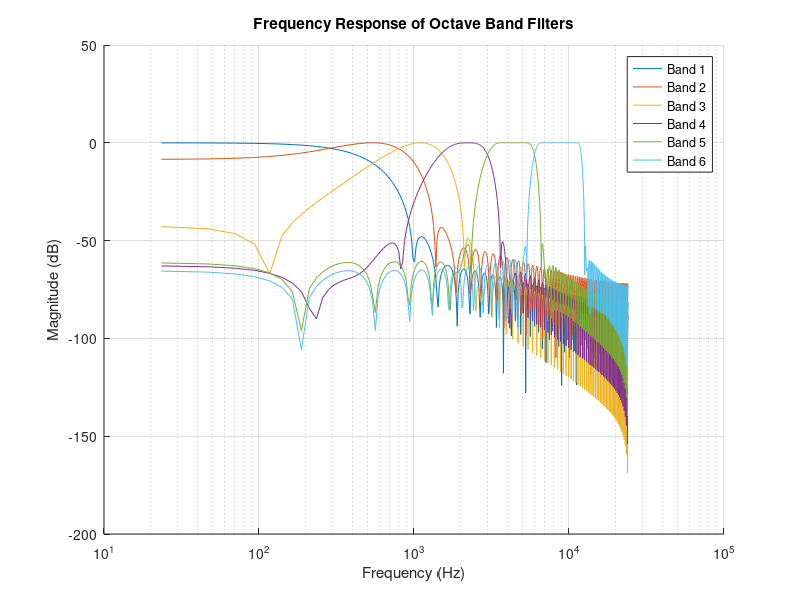
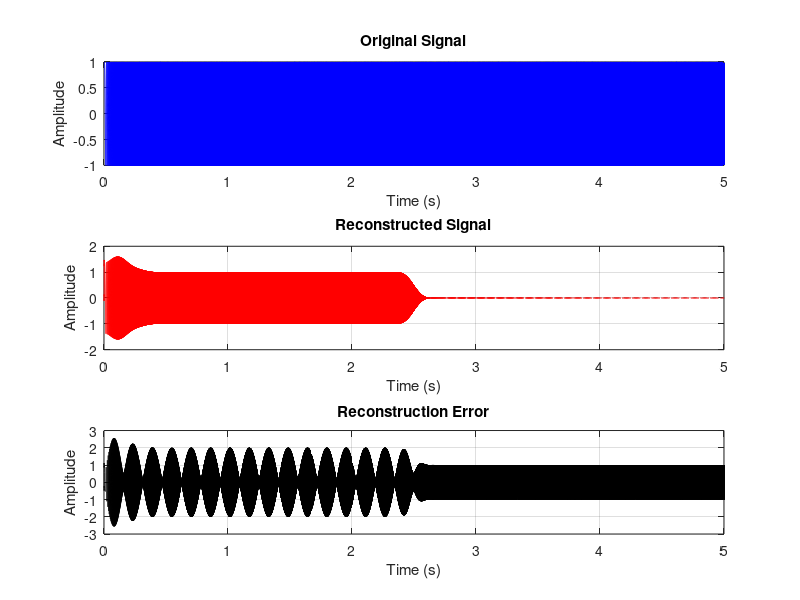

The MATLAB source for these figures, in order:
clear all; clc; close all;

%% Load Signal
Xin = load("pcm_48k.mat", '-mat').pcm_48;% Input PCM signal
Fs = 48000;                              % Sampling frequency
N = length(Xin);                         % Signal length
t = (0:N-1)/Fs;                          % Time vector

%% Define Octave Bands (in Hz)
% Define cut-off frequencies for 6 bands
cutoff_freqs = [0, 375, 750, 1500, 3000, 6000, 12000]; % Band edges
num_bands = length(cutoff_freqs) - 1;

%% Design Filters
% Filter parameters
filter_order = 128; % Higher order for sharper transitions

% Create filters for each band
filters = cell(1, num_bands);
for k = 1:num_bands
    % Bandpass filter design
    low = cutoff_freqs(k) / (Fs/2); % Normalize by Nyquist frequency
    high = cutoff_freqs(k+1) / (Fs/2);
    if low == 0
        % Lowpass filter for the first band
        filters{k} = fir1(filter_order, high, 'low');
    elseif high == 1
        % Highpass filter for the last band
        filters{k} = fir1(filter_order, low, 'high');
    else
        % Bandpass filter for intermediate bands
        filters{k} = fir1(filter_order, [low, high]);
    end
end

%% Filter Signal into Bands
bands = cell(1, num_bands);
for k = 1:num_bands
    bands{k} = filter(filters{k}, 1, Xin); % Filter the signal
end

%% Reconstruct Signal from Bands
X_reconstructed = zeros(size(Xin));
for k = 1:num_bands
    X_reconstructed = X_reconstructed + bands{k};
end

%% Frequency Response of Filters
figure;
hold on;
N_fft = 2048;
f = linspace(0, Fs/2, N_fft/2); % Frequency axis
for k = 1:num_bands
    H = abs(fft(filters{k}, N_fft));
    semilogx(f, 20*log10(H(1:N_fft/2)), 'DisplayName', ['Band ', num2str(k)]);
end
title('Frequency Response of Octave Band Filters');
xlabel('Frequency (Hz)');
ylabel('Magnitude (dB)');
legend('show');
grid on;

%% Compare Original and Reconstructed Signals
figure;

subplot(3,1,1);
plot(t, Xin, 'b');
title('Original Signal');
xlabel('Time (s)');
ylabel('Amplitude');
grid on;

subplot(3,1,2);
plot(t, X_reconstructed, 'r');
title('Reconstructed Signal');
xlabel('Time (s)');
ylabel('Amplitude');
grid on;

subplot(3,1,3);
plot(t, Xin - X_reconstructed, 'k');
title('Reconstruction Error');
xlabel('Time (s)');
ylabel('Amplitude');
grid on;

%% Display Reconstruction Error
error = max(abs(Xin - X_reconstructed));
disp(['Maximum Reconstruction Error: ', num2str(error)]);
